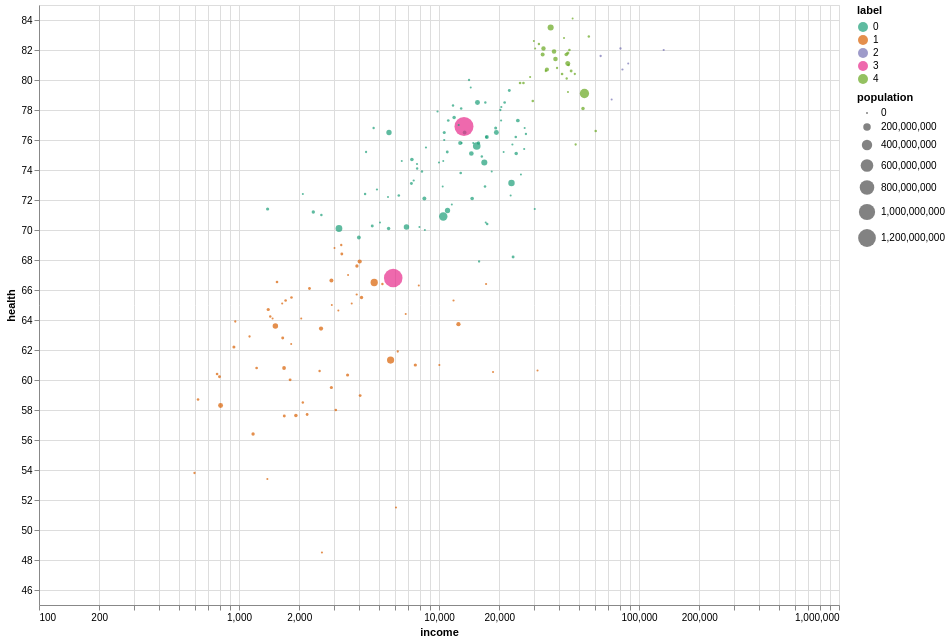

The code cell stored with this chart in its notebook:
### Code cell
(
    alt.Chart(gapminder)
    .mark_circle()
    .encode(
        alt.X("income:Q", scale=alt.Scale(type="log")),
        alt.Y("health:Q", scale=alt.Scale(zero=False)),
        size="population:Q",
        color=alt.Color("label:N", scale=alt.Scale(scheme="dark2")),
        tooltip=list(gapminder.columns),
    )
    .properties(width=800, height=600)
    .interactive()
)

### Figure 1 — Vega-Lite specification as saved in the notebook (floating-point values rounded to 4 significant figures; data arrays with more than 128 entries replaced by an {"elided": "..."} marker saying what was removed)
{"config": {"view": {"continuousWidth": 300, "continuousHeight": 300}}, "data": {"name": "data-a4c571eaacebdba37a4b80dab3e6e28e"}, "mark": {"type": "circle"}, "encoding": {"color": {"field": "label", "scale": {"scheme": "dark2"}, "type": "nominal"}, "size": {"field": "population", "type": "quantitative"}, "tooltip": [{"field": "country", "type": "nominal"}, {"field": "income", "type": "quantitative"}, {"field": "health", "type": "quantitative"}, {"field": "population", "type": "quantitative"}, {"field": "label", "type": "quantitative"}], "x": {"field": "income", "scale": {"type": "log"}, "type": "quantitative"}, "y": {"field": "health", "scale": {"zero": false}, "type": "quantitative"}}, "height": 600, "params": [{"name": "param_4", "select": {"type": "interval", "encodings": ["x", "y"]}, "bind": "scales"}], "width": 800, "$schema": "https://vega.github.io/schema/vega-lite/v5.20.1.json", "datasets": {"data-a4c571eaacebdba37a4b80dab3e6e28e": {"elided": "187 records"}}}
